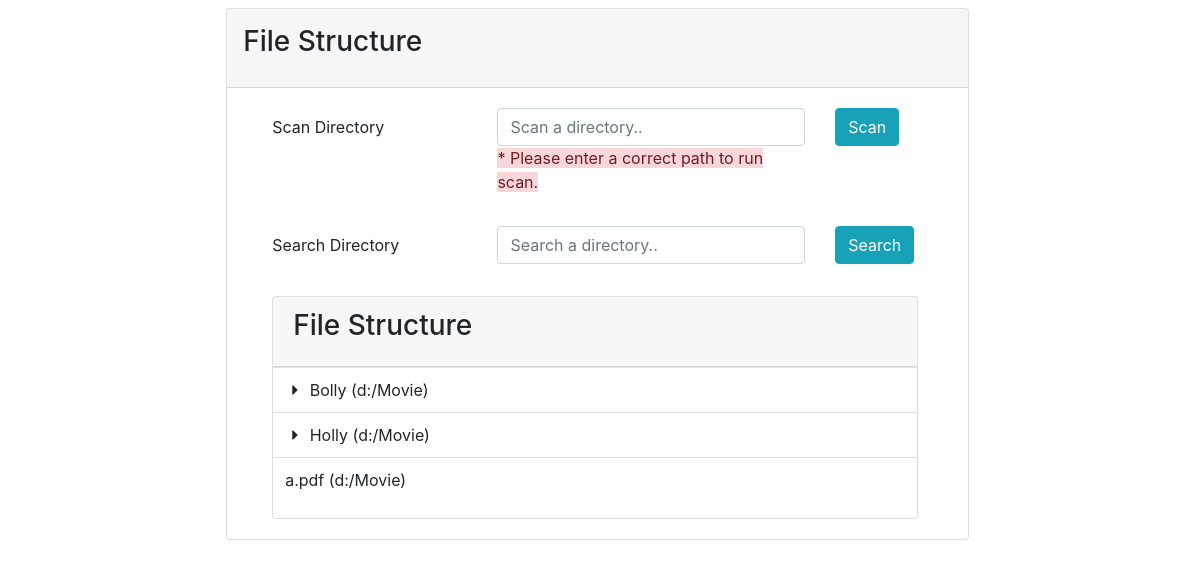
/file-structure/index.php, run on an earlier commit of the app's database.
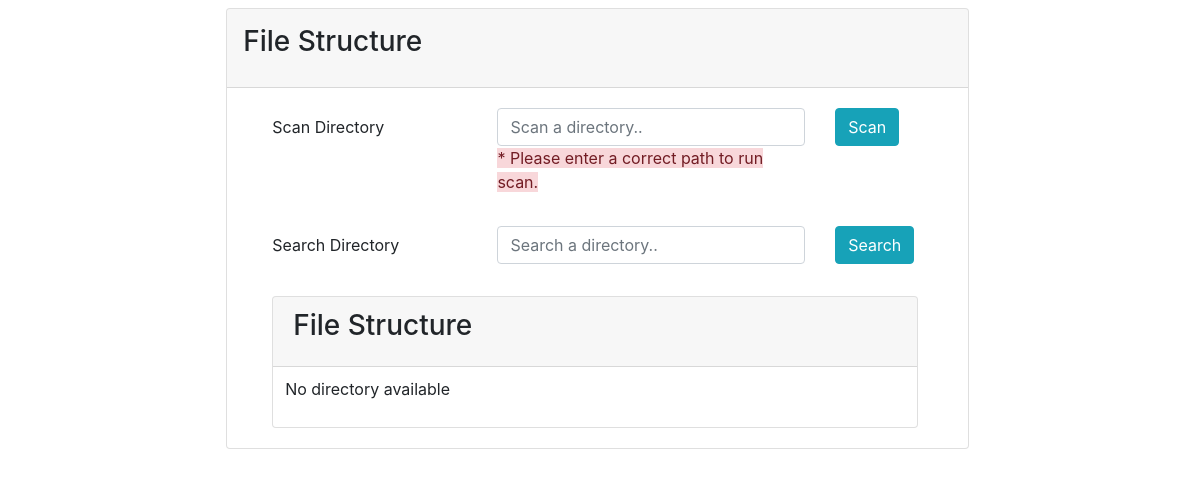
And on a later commit of the database.
### tables this page shows
CREATE TABLE `directory` (
  `id` int(11) NOT NULL,
  `title` varchar(255) NOT NULL,
  `parentId` int(11) DEFAULT NULL,
  `mainDirectory` varchar(255) NOT NULL
);

### file-structure/checkStructure.php (the view, shortened to what this page needs)
<?php
include('include/conn.php');
class scanDirectory
{
	public $html = '';
	public function buildTree(array $elements, $parentId = 0) {
	    $branch = array();
	    foreach ($elements as $element) {
	        if ($element['parentId'] == $parentId) {
	            $children = $this->buildTree($elements, $element['id']);
	            if ($children) {
	                $element['children'] = $children;
	            }
	            $branch[] = $element;
	        }
	    }
	    return $branch;
	}
	public function buildMenu($menu_array, $parentId = 0)
	{
		foreach ($menu_array as $value) {
			if(!empty($value['children']) ) {
				$this->html .= '<tr data-widget="expandable-table" aria-expanded="false">
							<td><i class="expandable-table-caret fas fa-caret-right fa-fw"></i>
							'.$value['title'].' ('.$value['mainDirectory'].')
							</td>
						</tr>
						<tr class="expandable-body">
	                      <td>
	                        <div class="p-0">
	                          <table class="table table-hover">
	                            <tbody>';
	                         		$this->buildMenu($value['children'],$value['parentId']);
	            	$this->html .= '</tbody>
		                      </table>
		                    </div>
		                  </td>
		                </tr>';
			} else {
				$this->html .= '<tr>
	                      	<td>'.$value['title'].' ('.$value['mainDirectory'].')</td>
	                    </tr>';
			}
		}
	    return $this->html;
	}
}
$html = '<tr><td class="border-0">No directory available</td></tr>';
$obj = new scanDirectory($conn);
$search = false;
$query = "select * from directory";
$res = $conn->query($query);
if ($res->num_rows > 0) {
	$tree = $res->fetch_all(MYSQLI_ASSOC);
	if(!$search) {
		$tree = $obj->buildTree($tree);
	}
	$html = $obj->buildMenu($tree);
}

### file-structure/index.php (shortened to what this page needs)
<html>
	<head>
		<link rel="stylesheet" type="text/css" href="../assets/css/bootstrap.css">
		<link rel="stylesheet" href="../assets/fontawesome-free/css/all.min.css">
		<link rel="stylesheet" type="text/css" href="../assets/css/style.css">
		<?php include('checkStructure.php'); ?>
	</head>
	<body>
	    <section class="content">
	      	<div class="container-fluid">
				    <div class="row justify-content-center p-2">
			          <div class="col-8">
			            <div class="card" id="parentDiv">
							<div class="card-header d-flex p-0">
								<h3 class="card-title p-3">File Structure</h3>
							</div>
						        <div class="col-sm-12">
					                <div class="card-body">
					                  <div class="form-group row">
					                    <label for="inputPassword3" class="col-sm-4 col-form-label">Scan Directory</label>
					                    <div class="col-sm-6">
					                    <form class="form-horizontal form" method="post" name="">
					                    	<input class="form-control" type="text" name="scanDirectory" placeholder="Scan a directory..">
					                    	<span class="alert-danger">* Please enter a correct path to run scan.</span>
					                    </div>
					                    <div class="col-sm-2">
					                    	<button type="submit" class="btn btn-info">Scan</button>
					                    </div>
					                  </div>
					                  <div class="form-group row">
					                    <label for="inputPassword3" class="col-sm-4 col-form-label">Search Directory</label>
					                    <div class="col-sm-6">
					                    <form class="form-horizontal form" method="post" name="">
					                    	<input class="form-control" type="text" name="searchDirectory" placeholder="Search a directory..">
					                    </div>
					                    <div class="col-sm-2">
					                    	<button type="submit" class="btn btn-info">Search</button>
					                    </div>
					                  </div>
					        <div class="row">
					          <div class="col-12">
					            <div class="card">
					              <div class="card-header">
					                <h3 class="card-title">File Structure</h3>
					              </div>
					              <div class="card-body p-0">
					                <table class="table table-hover">
					                  <tbody>
					                  	<?php echo $html; ?>
					                  </tbody>
					                </table>
					              </div>
					            </div>
					          </div>
					        </div>
			            </div>
			          </div>
			        </div>
			</div>
		</section>
	<body>
</html>

### assets/css/style.css (style rules this page uses)
.border-0 { border: 0!important; }
[data-widget="expandable-table"] { cursor: pointer; }
[data-widget="expandable-table"] i.expandable-table-caret { transition: transform 0.3s linear; }

What changed in the data, as far as the page shows it:
removed directory: title "Bolly", mainDirectory "d:/Movie"
removed directory: title "Holly", mainDirectory "d:/Movie"
removed directory: title "a.pdf", mainDirectory "d:/Movie"
Also different on the page:
text now shown: "No directory available"
